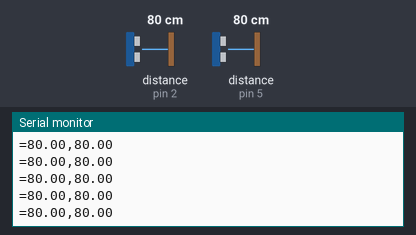
The sketch below on a simulated Arduino Uno, built with avr-gcc and run on an emulated ATmega328P. Shown: the last lines printed to the serial monitor. Wiring (inferred from the names in the program): 2 × ultrasonic range finder: trigger pin 3, echo pin 2 / trigger pin 6, echo pin 5. The test bench sets the inputs (shaded band); at power-on: distance to the obstacle (sensors on pin 2, pin 5) 80 cm. The echo pulse lasts 58.3 µs per cm.

Above: at 1.2 s.
1.3 s: distance to the obstacle (sensor on pin 2) set to 2 cm
At 1.34 s:
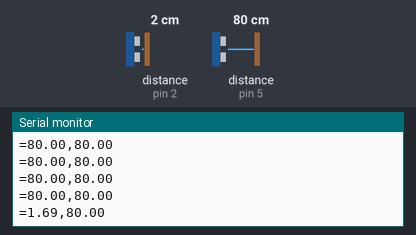
2.8 s: distance to the obstacle (sensor on pin 5) set to 2 cm
At 2.81 s:
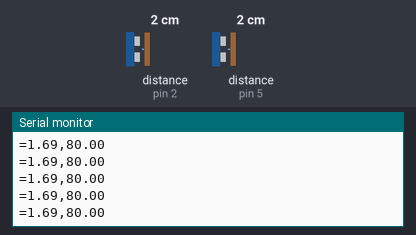
4.3 s: distance to the obstacle (sensor on pin 2) set to 18 cm
At 4.33 s:
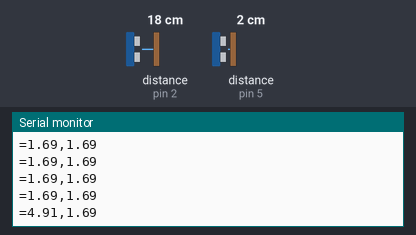
7.3 s: distance to the obstacle (sensor on pin 5) set to 4 cm
At 7.31 s:
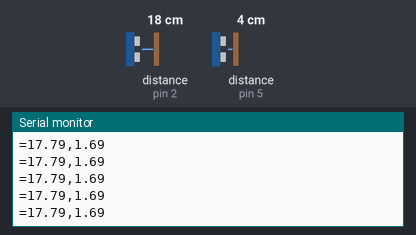
Timing chart, 0 to 9.8 s (numbered marks = the images above; inputs shaded):
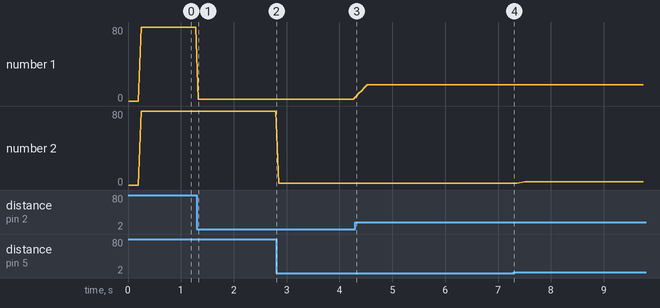

The sketch:

UltrasonicDistanceSensors.ino
```cpp
/*
 * Define the pins you want to use as trigger and echo.
 */

#define ECHOPIN1 2              // Pin to receive echo pulse
#define TRIGPIN1 3              // Pin to send trigger pulse
#define ECHOPIN2 5              // Pin to receive echo pulse
#define TRIGPIN2 6              // Pin to send trigger pulse

#define filterWidth 5

int triggerPullDown = 2;        // in microseconds
int pingWidth = 10;             // in microseconds
int maxDist = 80;               // in cm
int timeout = maxDist * 2 * 29; // in microseconds
// timeout derivation from user JamesHappy on arduino.cc forum: http://arduino.cc/forum/index.php?topic=55119.0

float d1[filterWidth];
float d2[filterWidth];
int dindex = 0;

void setup()
{
  Serial.begin(9600);
  pinMode(ECHOPIN1, INPUT);
  pinMode(TRIGPIN1, OUTPUT);
  pinMode(ECHOPIN2, INPUT);
  pinMode(TRIGPIN2, OUTPUT);

  for(int i = 0; i < filterWidth; i++)
  {
    d1[i] = 0;
    d2[i] = 0;
  }
}

void loop()
{
  // Send a ping on 1
  digitalWrite(TRIGPIN1, LOW);
  delayMicroseconds(triggerPullDown);
  digitalWrite(TRIGPIN1, HIGH);
  delayMicroseconds(pingWidth);
  digitalWrite(TRIGPIN1, LOW);

  // Listen for echo and compute distance
  float distance1 = pulseIn(ECHOPIN1, HIGH, timeout);
  distance1= distance1/58; // convert to centimeters
  if(distance1 <= 0) distance1 = maxDist;

  // Send a ping on 2
  digitalWrite(TRIGPIN2, LOW);
  delayMicroseconds(triggerPullDown);
  digitalWrite(TRIGPIN2, HIGH);
  delayMicroseconds(pingWidth);
  digitalWrite(TRIGPIN2, LOW);

  // Listen for echo and compute distance
  float distance2 = pulseIn(ECHOPIN2, HIGH, timeout);
  distance2= distance2/58; // convert to centimeters
  if(distance2 <= 0) distance2 = maxDist;

  d1[dindex] = distance1;
  d2[dindex] = distance2;
  dindex++;
  if(dindex >= filterWidth) dindex = 0;

  float avg1 = 0, avg2 = 0, count1 = 0, count2 = 0;
  for(int i = 0; i < filterWidth; i++)
  {
    if(d1[i] < maxDist) { avg1 += d1[i]; count1++; }
    if(d2[i] < maxDist) { avg2 += d2[i]; count2++; }
  }
  if(count1 > 0) avg1 /= (float)count1; else avg1 = maxDist;
  if(count2 > 0) avg2 /= (float)count2; else avg2 = maxDist;

  // Write distance readings to serial
  Serial.print("=");
  Serial.print(avg1);
  Serial.print(",");
  Serial.print(avg2);
  Serial.println("");

  // Wait for residual echos to dissipate
  delay(50);
}
```

Measured:
- after the input at 1.3 s, the serial monitor: prints a new line at once (image 1)
- after the input at 4.3 s, the serial monitor: prints a new line at once (image 3)
- plotted number 1: 80 → 1.69 after the input at 1.3 s, 1.69 → 17.79 after the input at 4.3 s
- plotted number 2: 1.69 → 3.71 after the input at 7.3 s
